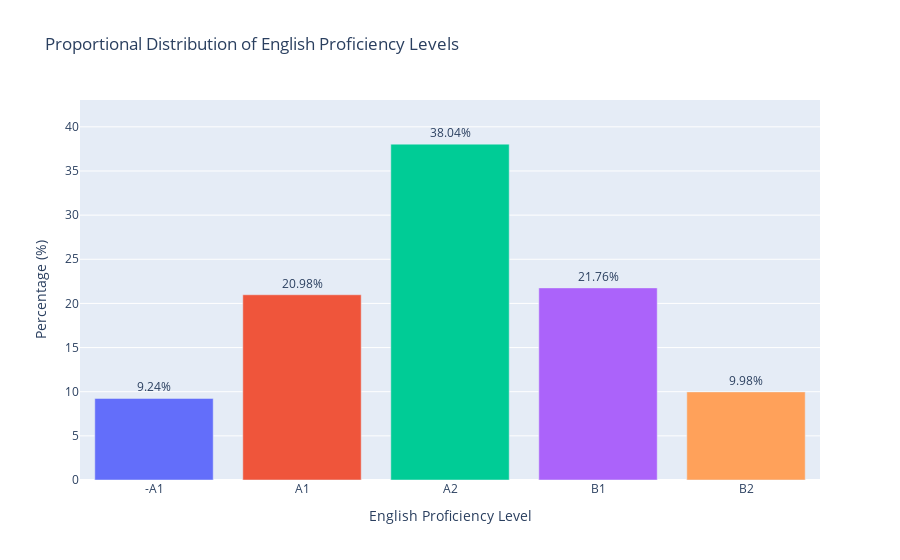

The code cell stored with this chart in its notebook:
### Markdown cell above
***Distribución de la Variable Objetivo: `MOD_INGLES_DESEM`***

La variable objetivo ***`MOD_INGLES_DESEM`*** representa el nivel de desempeño de los estudiantes en el módulo de inglés del examen Saber Pro. Esta variable es de tipo ordinal y presenta cinco niveles:

- ***A2***: 38%  
- ***B1***: 22%  
- ***A1***: 21%  
- ***B2***: 10%  
- ***-A1***: 9%

Se observa que la clase ***A2*** concentra la mayor proporción de observaciones (**38% del total**), seguida de ***B1*** y ***A1***, con proporciones relativamente similares. Las clases extremas (*alto desempeño: B2*, *bajo desempeño: -A1*) tienen una representación más reducida, por debajo del 10% cada una.

Este patrón refleja un **desbalance moderado**, característico de problemas de clasificación multiclase con estructura ordinal. Aunque la distribución no es extremadamente sesgada, podría impactar en el rendimiento de ciertos modelos sensibles a la proporción de clases, como regresión logística multinomial, máquinas de soporte vectorial o redes neuronales sin regularización.

### Code cell
# Compute proportions
target_counts = df_reduced['MOD_INGLES_DESEM'].value_counts(normalize=True).sort_index()
target_labels = target_counts.index.tolist()
target_percentages = (target_counts.values * 100).round(2)

# Create percentage bar chart
fig_pct = px.bar(
    x=target_labels,
    y=target_percentages,
    text=[f"{p}%" for p in target_percentages],
    color=target_labels,
    color_discrete_sequence=px.colors.qualitative.Plotly,
    title="Proportional Distribution of English Proficiency Levels"
)

# Update layout
fig_pct.update_traces(texttemplate='%{text}', textposition='outside')
fig_pct.update_layout(
    xaxis_title="English Proficiency Level",
    yaxis_title="Percentage (%)",
    showlegend=False,
    yaxis=dict(range=[0, max(target_percentages) + 5])
)

fig_pct.show()

### Figure 1 — Plotly figure (JSON) as saved in the notebook; plotly's stock layout.template omitted (floating-point values rounded to 4 significant figures)
{"data": [{"alignmentgroup": "True", "hovertemplate": "color=-A1<br>x=%{x}<br>y=%{y}<br>text=%{text}<extra></extra>", "legendgroup": "-A1", "marker": {"color": "#636EFA", "pattern": {"shape": ""}}, "name": "-A1", "offsetgroup": "-A1", "orientation": "v", "showlegend": true, "text": ["9.24%"], "textposition": "outside", "texttemplate": "%{text}", "type": "bar", "x": ["-A1"], "xaxis": "x", "y": [9.24], "yaxis": "y"}, {"alignmentgroup": "True", "hovertemplate": "color=A1<br>x=%{x}<br>y=%{y}<br>text=%{text}<extra></extra>", "legendgroup": "A1", "marker": {"color": "#EF553B", "pattern": {"shape": ""}}, "name": "A1", "offsetgroup": "A1", "orientation": "v", "showlegend": true, "text": ["20.98%"], "textposition": "outside", "texttemplate": "%{text}", "type": "bar", "x": ["A1"], "xaxis": "x", "y": [20.98], "yaxis": "y"}, {"alignmentgroup": "True", "hovertemplate": "color=A2<br>x=%{x}<br>y=%{y}<br>text=%{text}<extra></extra>", "legendgroup": "A2", "marker": {"color": "#00CC96", "pattern": {"shape": ""}}, "name": "A2", "offsetgroup": "A2", "orientation": "v", "showlegend": true, "text": ["38.04%"], "textposition": "outside", "texttemplate": "%{text}", "type": "bar", "x": ["A2"], "xaxis": "x", "y": [38.04], "yaxis": "y"}, {"alignmentgroup": "True", "hovertemplate": "color=B1<br>x=%{x}<br>y=%{y}<br>text=%{text}<extra></extra>", "legendgroup": "B1", "marker": {"color": "#AB63FA", "pattern": {"shape": ""}}, "name": "B1", "offsetgroup": "B1", "orientation": "v", "showlegend": true, "text": ["21.76%"], "textposition": "outside", "texttemplate": "%{text}", "type": "bar", "x": ["B1"], "xaxis": "x", "y": [21.76], "yaxis": "y"}, {"alignmentgroup": "True", "hovertemplate": "color=B2<br>x=%{x}<br>y=%{y}<br>text=%{text}<extra></extra>", "legendgroup": "B2", "marker": {"color": "#FFA15A", "pattern": {"shape": ""}}, "name": "B2", "offsetgroup": "B2", "orientation": "v", "showlegend": true, "text": ["9.98%"], "textposition": "outside", "texttemplate": "%{text}", "type": "bar", "x": ["B2"], "xaxis": "x", "y": [9.98], "yaxis": "y"}], "layout": {"barmode": "relative", "legend": {"title": {"text": "color"}, "tracegroupgap": 0}, "showlegend": false, "title": {"text": "Proportional Distribution of English Proficiency Levels"}, "xaxis": {"anchor": "y", "domain": [0, 1], "title": {"text": "English Proficiency Level"}}, "yaxis": {"anchor": "x", "domain": [0, 1], "range": [0, 43.04], "title": {"text": "Percentage (%)"}}}}
